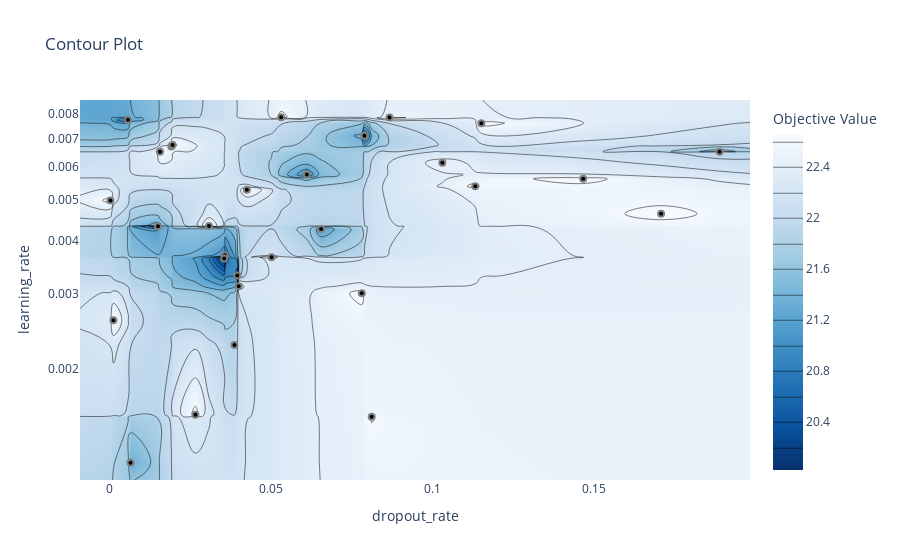

The code cell stored with this chart in its notebook:
### Code cell
# plot the estimated accuracy surface over hyperparameters:
fig = optuna.visualization.plot_contour(study5, params=['learning_rate', 'dropout_rate'])
fig.show()
